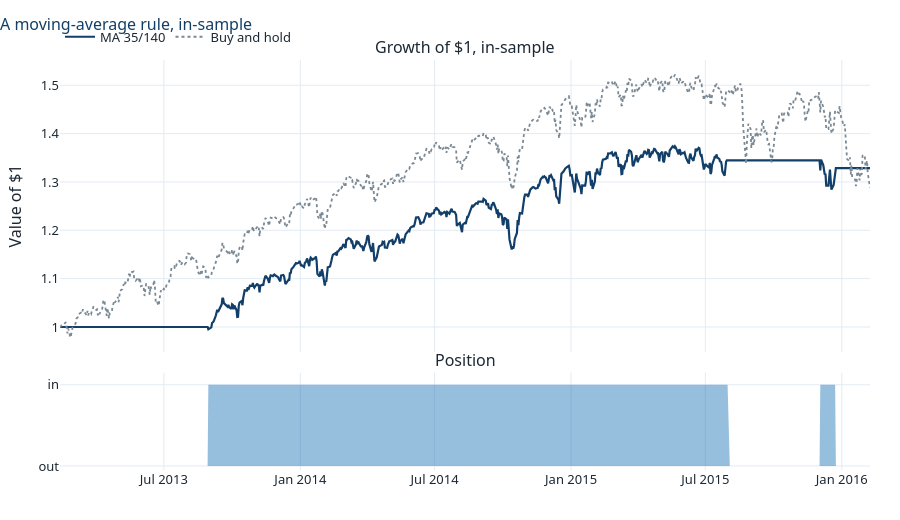

The code cell stored with this chart in its notebook:
### Code cell
fig = make_subplots(rows=2, cols=1, shared_xaxes=True, row_heights=[0.75, 0.25],
                    vertical_spacing=0.05,
                    subplot_titles=("Growth of $1, in-sample", "Position"))

eq_s = (1 + bt.net.iloc[:SPLIT]).cumprod()
eq_b = (1 + rets.iloc[:SPLIT]).cumprod()
fig.add_trace(go.Scatter(x=eq_s.index, y=eq_s, name=f"MA {FAST}/{SLOW}",
                         line=dict(color=C["navy"], width=2.2)), row=1, col=1)
fig.add_trace(go.Scatter(x=eq_b.index, y=eq_b, name="Buy and hold",
                         line=dict(color=C["grey"], width=1.8, dash="dot")), row=1, col=1)
fig.add_trace(go.Scatter(x=is_dates, y=bt.position.iloc[:SPLIT], name="In market",
                         fill="tozeroy", line=dict(color=C["blue"], width=0),
                         showlegend=False), row=2, col=1)
fig.update_yaxes(title_text="Value of $1", row=1, col=1)
fig.update_yaxes(range=[-0.05, 1.15], tickvals=[0, 1], ticktext=["out", "in"], row=2, col=1)
style(fig, height=520, title="A moving-average rule, in-sample")
fig.show()

### Figure 1 — Plotly figure (JSON) as saved in the notebook; plotly's stock layout.template omitted (floating-point values rounded to 4 significant figures; data arrays with more than 128 entries replaced by an {"elided": "..."} marker saying what was removed)
{"data": [{"line": {"color": "#123F69", "width": 2.2}, "name": "MA 35/140", "type": "scatter", "x": {"elided": "754 str values"}, "xaxis": "x", "y": {"elided": "754 float values"}, "yaxis": "y"}, {"line": {"color": "#7A8994", "dash": "dot", "width": 1.8}, "name": "Buy and hold", "type": "scatter", "x": {"elided": "754 str values"}, "xaxis": "x", "y": {"elided": "754 float values"}, "yaxis": "y"}, {"fill": "tozeroy", "line": {"color": "#2E7EBB", "width": 0}, "name": "In market", "showlegend": false, "type": "scatter", "x": {"elided": "754 str values"}, "xaxis": "x2", "y": {"elided": "754 float values"}, "yaxis": "y2"}], "layout": {"annotations": [{"font": {"size": 16}, "showarrow": false, "text": "Growth of $1, in-sample", "x": 0.5, "xanchor": "center", "xref": "paper", "y": 1.0, "yanchor": "bottom", "yref": "paper"}, {"font": {"size": 16}, "showarrow": false, "text": "Position", "x": 0.5, "xanchor": "center", "xref": "paper", "y": 0.2375, "yanchor": "bottom", "yref": "paper"}], "colorway": ["#123F69", "#C0392B", "#2E8B6B", "#E8A33D", "#2E7EBB", "#7A8994"], "font": {"color": "#1C2833", "family": "Segoe UI, Helvetica, Arial, sans-serif", "size": 13}, "height": 520, "hoverlabel": {"font": {"size": 12}}, "legend": {"orientation": "h", "x": 0, "xanchor": "left", "y": 1.02, "yanchor": "bottom"}, "margin": {"b": 50, "l": 60, "r": 30, "t": 60}, "title": {"font": {"color": "#123F69", "size": 16}, "text": "A moving-average rule, in-sample", "x": 0, "xanchor": "left"}, "xaxis": {"anchor": "y", "domain": [0, 1], "gridcolor": "#E2EBF4", "matches": "x2", "showgrid": true, "showticklabels": false, "zeroline": false}, "xaxis2": {"anchor": "y2", "domain": [0, 1], "gridcolor": "#E2EBF4", "showgrid": true, "zeroline": false}, "yaxis": {"anchor": "x", "domain": [0.2875, 1.0], "gridcolor": "#E2EBF4", "showgrid": true, "title": {"text": "Value of $1"}, "zeroline": false}, "yaxis2": {"anchor": "x2", "domain": [0, 0.2375], "gridcolor": "#E2EBF4", "range": [-0.05, 1.15], "showgrid": true, "ticktext": ["out", "in"], "tickvals": [0, 1], "zeroline": false}}}
